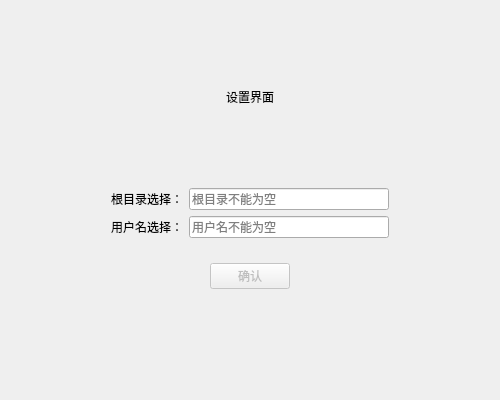
<?xml version="1.0" encoding="UTF-8"?>
<ui version="4.0">
 <class>Form</class>
 <widget class="QWidget" name="Form">
  <property name="geometry">
   <rect>
    <x>0</x>
    <y>0</y>
    <width>500</width>
    <height>400</height>
   </rect>
  </property>
  <property name="windowTitle">
   <string>Form</string>
  </property>
  <layout class="QVBoxLayout" name="verticalLayout_2">
   <item>
    <layout class="QVBoxLayout" name="verticalLayout">
     <property name="leftMargin">
      <number>100</number>
     </property>
     <property name="rightMargin">
      <number>100</number>
     </property>
     <property name="bottomMargin">
      <number>100</number>
     </property>
     <item>
      <widget class="QLabel" name="label">
       <property name="text">
        <string>设置界面</string>
       </property>
       <property name="alignment">
        <set>Qt::AlignCenter</set>
       </property>
      </widget>
     </item>
     <item>
      <layout class="QHBoxLayout" name="horizontalLayout">
       <item>
        <widget class="QLabel" name="label_2">
         <property name="text">
          <string>根目录选择：</string>
         </property>
        </widget>
       </item>
       <item>
        <widget class="QLineEdit" name="lineEdit1">
         <property name="text">
          <string/>
         </property>
         <property name="placeholderText">
          <string>根目录不能为空</string>
         </property>
        </widget>
       </item>
      </layout>
     </item>
     <item>
      <layout class="QHBoxLayout" name="horizontalLayout_2">
       <item>
        <widget class="QLabel" name="label_3">
         <property name="text">
          <string>用户名选择：</string>
         </property>
        </widget>
       </item>
       <item>
        <widget class="QLineEdit" name="lineEdit2">
         <property name="text">
          <string/>
         </property>
         <property name="placeholderText">
          <string>用户名不能为空</string>
         </property>
        </widget>
       </item>
      </layout>
     </item>
     <item>
      <layout class="QHBoxLayout" name="horizontalLayout_3">
       <property name="topMargin">
        <number>19</number>
       </property>
       <property name="rightMargin">
        <number>0</number>
       </property>
       <item>
        <widget class="QPushButton" name="Button1">
         <property name="enabled">
          <bool>false</bool>
         </property>
         <property name="sizePolicy">
          <sizepolicy hsizetype="Fixed" vsizetype="Fixed">
           <horstretch>0</horstretch>
           <verstretch>0</verstretch>
          </sizepolicy>
         </property>
         <property name="text">
          <string>确认</string>
         </property>
        </widget>
       </item>
      </layout>
     </item>
    </layout>
   </item>
  </layout>
 </widget>
 <resources/>
 <connections/>
</ui>
